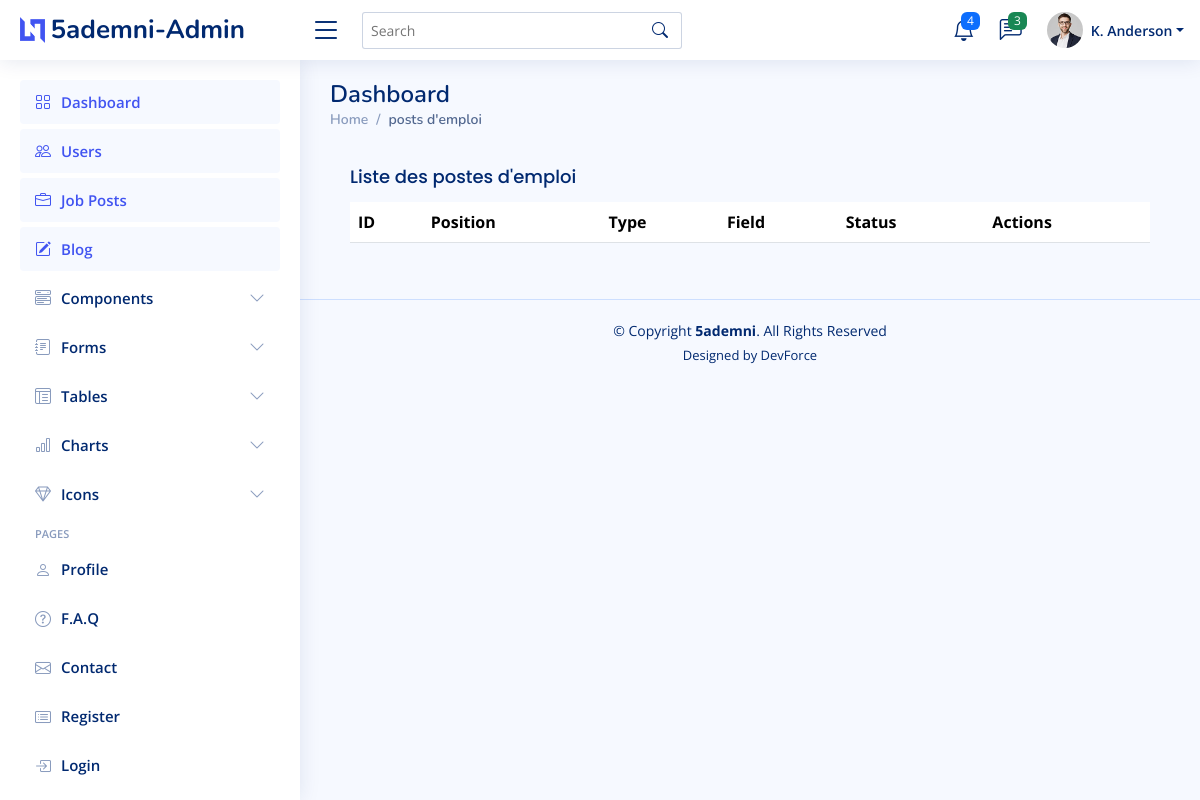
Before: /view/back_office/job-posts.php with the older database file.
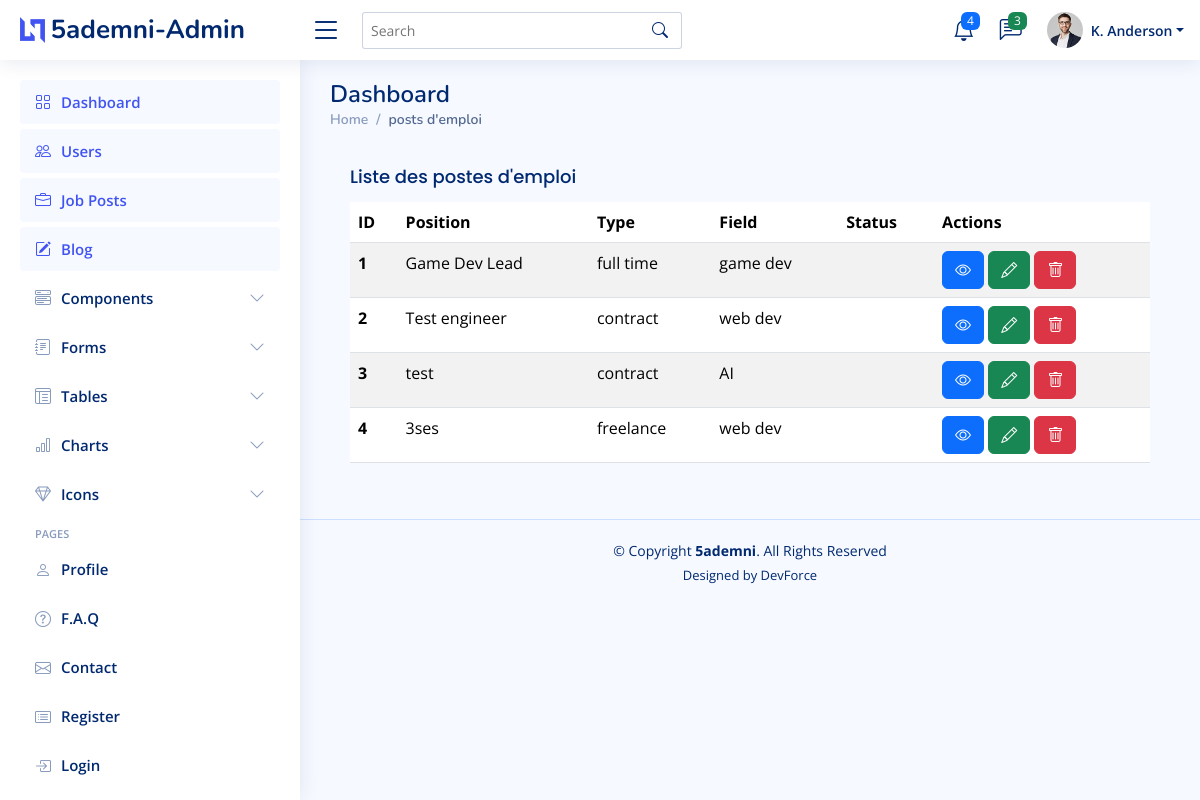
After: the same page with the newer database file.
### tables this page shows
CREATE TABLE IF NOT EXISTS `jobpostings` (
  `JobID` int NOT NULL AUTO_INCREMENT,
  `Title` varchar(30) DEFAULT NULL,
  `Company` varchar(25) NOT NULL,
  `Location` varchar(30) DEFAULT NULL,
  `PostingDate` datetime DEFAULT CURRENT_TIMESTAMP,
  `Salary` varchar(20) DEFAULT NULL,
  `FieldID` int DEFAULT NULL,
  `LevelID` int DEFAULT NULL,
  `EmploymentTypeID` int DEFAULT NULL,
  PRIMARY KEY (`JobID`),
  KEY `FieldID` (`FieldID`),
  KEY `EmploymentTypeID` (`EmploymentTypeID`),
  KEY `LevelID` (`LevelID`)
);

CREATE TABLE IF NOT EXISTS `employmenttypes` (
  `EmploymentTypeID` int NOT NULL,
  `EmploymentTypeName` varchar(25) DEFAULT NULL,
  PRIMARY KEY (`EmploymentTypeID`)
);

CREATE TABLE IF NOT EXISTS `fields` (
  `FieldID` int NOT NULL,
  `FieldName` varchar(20) DEFAULT NULL,
  PRIMARY KEY (`FieldID`)
);

### controller/jobPostC.php (called while the page is built, shortened)
<?php
class JobPostC
{
  public function listJobPosts()
  {
    $sql = "SELECT jobpostings.*, fields.FieldName, levels.LevelName, employmenttypes.EmploymentTypeName
        FROM jobpostings
        LEFT JOIN fields ON jobpostings.FieldID = fields.FieldID
        LEFT JOIN levels ON jobpostings.LevelID = levels.LevelID
        LEFT JOIN employmenttypes ON jobpostings.EmploymentTypeID = employmenttypes.EmploymentTypeID";
    $db = config::getConnexion();
    try {
      $list = $db->query($sql);
      return $list;
    } catch (Exception $e) {
      die('Erreur: ' . $e->getMessage());
    }
  }
}

### view/back_office/job-posts.php (the view, shortened to what the changed rows need)
<?php
include_once '../../controller/jobPostC.php';
$jobPostC = new JobPostC();
?>
<!DOCTYPE html>
<html lang="en">
<head>
  <link href="assets/vendor/bootstrap/css/bootstrap.min.css" rel="stylesheet" />
  <link href="assets/vendor/bootstrap-icons/bootstrap-icons.css" rel="stylesheet" />
  <link href="assets/vendor/boxicons/css/boxicons.min.css" rel="stylesheet" />
  <link href="assets/vendor/quill/quill.snow.css" rel="stylesheet" />
  <link href="assets/vendor/quill/quill.bubble.css" rel="stylesheet" />
  <link href="assets/vendor/remixicon/remixicon.css" rel="stylesheet" />
  <link href="assets/vendor/simple-datatables/style.css" rel="stylesheet" />
  <link href="assets/css/style.css" rel="stylesheet" />
</head>
<body>
  <main id="main" class="main">
    <div class="pagetitle">
      <h1>Dashboard</h1>
    </div>
    <div class="card-body">
      <table class="table table-striped">
        <thead>
          <tr>
            <th scope="col">ID</th>
            <th scope="col">Position</th>
            <th scope="col">Type</th>
            <th scope="col">Field</th>
            <th scope="col">Status</th>
            <th scope="col">Actions</th>
          </tr>
        </thead>
        <tbody>
          <?php
          $list = $jobPostC->listJobPosts();
          foreach ($list as $jobPost) {
          ?>
            <tr>
              <th scope="row"><?php echo $jobPost['JobID']; ?></th>
              <td><?php echo $jobPost['Title']; ?></td>
              <td><?php echo $jobPost['EmploymentTypeName']; ?></td>
              <td><?php echo $jobPost['FieldName']; ?></td>
              <td></td>
              <td>
                <a href="job-details.html" class="btn btn-primary"><i class="bi bi-eye"></i></a>
                <a href="edit-job.php?id=<?php echo $jobPost['JobID']; ?>" class="btn btn-success"><i class="bi bi-pencil"></i></a>
                <a href="delete-job.php?id=<?php echo $jobPost['JobID']; ?>" class="btn btn-danger"><i class="bi bi-trash"></i></a>
              </td>
            </tr>
          <?php
          }
          ?>
        </tbody>
      </table>
    </div>
  </main>
</body>
</html>

Changed rows visible on the page:
added jobpostings: JobID "1", Title "Game Dev Lead", EmploymentTypeID.EmploymentTypeName "full time", FieldID.FieldName "game dev"
added jobpostings: JobID "2", Title "Test engineer", EmploymentTypeID.EmploymentTypeName "contract", FieldID.FieldName "web dev"
added jobpostings: JobID "3", Title "test", EmploymentTypeID.EmploymentTypeName "contract", FieldID.FieldName "AI"
added jobpostings: JobID "4", Title "3ses", EmploymentTypeID.EmploymentTypeName "freelance", FieldID.FieldName "web dev"
